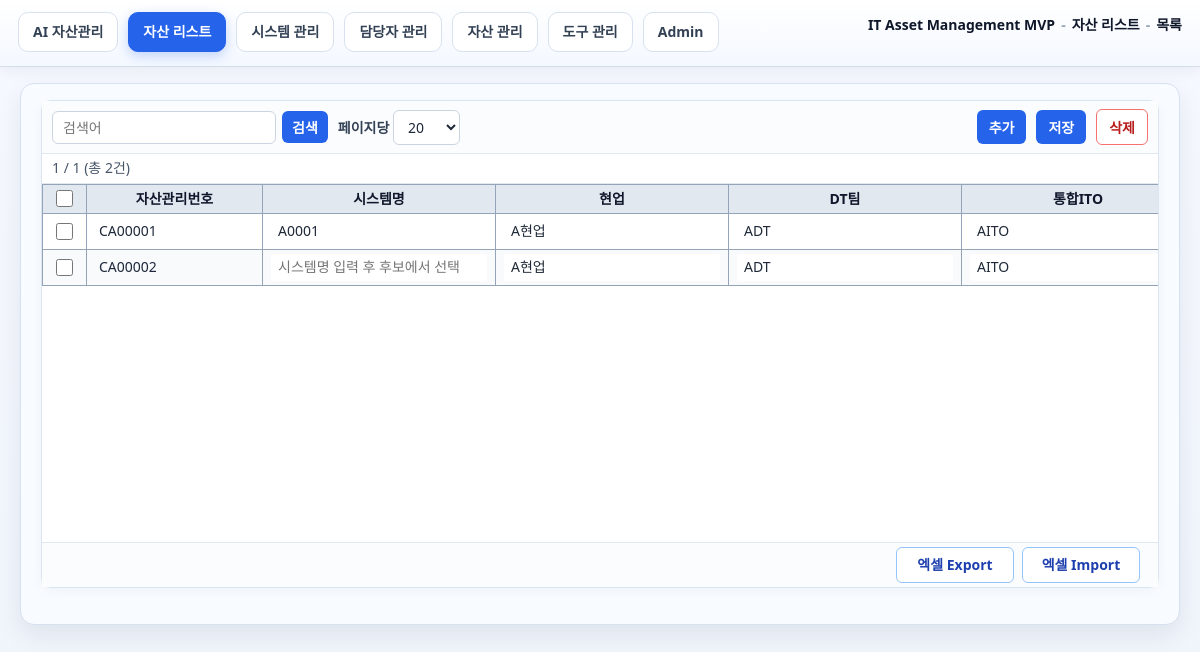
/asset-list, run on the app's committed database.
### app/models/asset_list_item.py (models this page shows)
class AssetListItem(Base, TimestampMixin):
    __tablename__ = "asset_list_items"
    __table_args__ = (UniqueConstraint("asset_management_no", name="uq_asset_list_item_asset_no"),)
    id: Mapped[int] = mapped_column(Integer, primary_key=True)
    asset_management_no: Mapped[str] = mapped_column(String(32), nullable=False, index=True)
    a_id: Mapped[int] = mapped_column(ForeignKey("a.id"), nullable=False, index=True)
    b_hyup_id: Mapped[int | None] = mapped_column(ForeignKey("b.id"), nullable=True, index=True)
    b_dt_id: Mapped[int | None] = mapped_column(ForeignKey("b.id"), nullable=True, index=True)
    b_ito_id: Mapped[int | None] = mapped_column(ForeignKey("b.id"), nullable=True, index=True)
    b_ops_id: Mapped[int | None] = mapped_column(ForeignKey("b.id"), nullable=True, index=True)
    hostname: Mapped[str | None] = mapped_column(String(DEFAULT_TEXT_MAX_LENGTH), nullable=True)
    server_cls: Mapped[str | None] = mapped_column(String(DEFAULT_TEXT_MAX_LENGTH), nullable=True)
    ip: Mapped[str | None] = mapped_column(String(DEFAULT_TEXT_MAX_LENGTH), nullable=True)
    port: Mapped[str | None] = mapped_column(String(DEFAULT_TEXT_MAX_LENGTH), nullable=True)
    server_kind: Mapped[str | None] = mapped_column(String(DEFAULT_TEXT_MAX_LENGTH), nullable=True)
    a_row: Mapped[A] = relationship()
    b_hyup: Mapped[B | None] = relationship(foreign_keys=[b_hyup_id])
    b_dt: Mapped[B | None] = relationship(foreign_keys=[b_dt_id])
    b_ito: Mapped[B | None] = relationship(foreign_keys=[b_ito_id])
    b_ops: Mapped[B | None] = relationship(foreign_keys=[b_ops_id])

### app/models/entities.py (models this page shows)
class TimestampMixin:
    created_at: Mapped[datetime] = mapped_column(DateTime, server_default=func.now())
    updated_at: Mapped[datetime] = mapped_column(DateTime, server_default=func.now(), onupdate=func.now())

class A(Base, TimestampMixin):
    __tablename__ = "a"
    id: Mapped[int] = mapped_column(Integer, primary_key=True)
    a0: Mapped[str | None] = mapped_column("A0", String(DEFAULT_TEXT_MAX_LENGTH), nullable=True)
    a1: Mapped[str | None] = mapped_column("A1", String(DEFAULT_TEXT_MAX_LENGTH), nullable=True)
    a2: Mapped[str | None] = mapped_column("A2", String(DEFAULT_TEXT_MAX_LENGTH), nullable=True)
    a3: Mapped[str | None] = mapped_column("A3", String(DEFAULT_TEXT_MAX_LENGTH), nullable=True)
    a4: Mapped[str | None] = mapped_column("A4", String(DEFAULT_TEXT_MAX_LENGTH), nullable=True)
    a5: Mapped[str | None] = mapped_column("A5", String(DEFAULT_TEXT_MAX_LENGTH), nullable=True)
    a6: Mapped[str | None] = mapped_column("A6", String(DEFAULT_TEXT_MAX_LENGTH), nullable=True)
    a7: Mapped[str | None] = mapped_column("A7", String(DEFAULT_TEXT_MAX_LENGTH), nullable=True)
    a8: Mapped[str | None] = mapped_column("A8", String(DEFAULT_TEXT_MAX_LENGTH), nullable=True)
    a9: Mapped[str | None] = mapped_column("A9", String(DEFAULT_TEXT_MAX_LENGTH), nullable=True)
    a10: Mapped[str | None] = mapped_column("A10", String(DEFAULT_TEXT_MAX_LENGTH), nullable=True)
    a11: Mapped[str | None] = mapped_column("A11", String(DEFAULT_TEXT_MAX_LENGTH), nullable=True)
    a12: Mapped[str | None] = mapped_column("A12", String(DEFAULT_TEXT_MAX_LENGTH), nullable=True)
    a13: Mapped[str | None] = mapped_column("A13", String(DEFAULT_TEXT_MAX_LENGTH), nullable=True)
    a14: Mapped[str | None] = mapped_column("A14", String(DEFAULT_TEXT_MAX_LENGTH), nullable=True)
    a15: Mapped[str | None] = mapped_column("A15", String(DEFAULT_TEXT_MAX_LENGTH), nullable=True)
    a16: Mapped[str | None] = mapped_column("A16", String(DEFAULT_TEXT_MAX_LENGTH), nullable=True)
    a17: Mapped[str | None] = mapped_column("A17", String(DEFAULT_TEXT_MAX_LENGTH), nullable=True)
    a18: Mapped[str | None] = mapped_column("A18", String(DEFAULT_TEXT_MAX_LENGTH), nullable=True)
    a19: Mapped[str | None] = mapped_column("A19", String(DEFAULT_TEXT_MAX_LENGTH), nullable=True)

class B(Base, TimestampMixin):
    __tablename__ = "b"
    id: Mapped[int] = mapped_column(Integer, primary_key=True)
    b0: Mapped[str | None] = mapped_column("B0", String(DEFAULT_TEXT_MAX_LENGTH), nullable=True)
    b1: Mapped[str | None] = mapped_column("B1", String(DEFAULT_TEXT_MAX_LENGTH), nullable=True)
    b2: Mapped[str | None] = mapped_column("B2", String(DEFAULT_TEXT_MAX_LENGTH), nullable=True)
    b3: Mapped[str | None] = mapped_column("B3", String(DEFAULT_TEXT_MAX_LENGTH), nullable=True)
    b4: Mapped[str | None] = mapped_column("B4", String(DEFAULT_TEXT_MAX_LENGTH), nullable=True)
    b5: Mapped[str | None] = mapped_column("B5", String(DEFAULT_TEXT_MAX_LENGTH), nullable=True)
    b6: Mapped[str | None] = mapped_column("B6", String(DEFAULT_TEXT_MAX_LENGTH), nullable=True)
    b7: Mapped[str | None] = mapped_column("B7", String(DEFAULT_TEXT_MAX_LENGTH), nullable=True)
    b8: Mapped[str | None] = mapped_column("B8", String(DEFAULT_TEXT_MAX_LENGTH), nullable=True)
    b9: Mapped[str | None] = mapped_column("B9", String(DEFAULT_TEXT_MAX_LENGTH), nullable=True)
    b10: Mapped[str | None] = mapped_column("B10", String(DEFAULT_TEXT_MAX_LENGTH), nullable=True)
    b11: Mapped[str | None] = mapped_column("B11", String(DEFAULT_TEXT_MAX_LENGTH), nullable=True)
    b12: Mapped[str | None] = mapped_column("B12", String(DEFAULT_TEXT_MAX_LENGTH), nullable=True)
    b13: Mapped[str | None] = mapped_column("B13", String(DEFAULT_TEXT_MAX_LENGTH), nullable=True)
    b14: Mapped[str | None] = mapped_column("B14", String(DEFAULT_TEXT_MAX_LENGTH), nullable=True)
    b15: Mapped[str | None] = mapped_column("B15", String(DEFAULT_TEXT_MAX_LENGTH), nullable=True)
    b16: Mapped[str | None] = mapped_column("B16", String(DEFAULT_TEXT_MAX_LENGTH), nullable=True)
    b17: Mapped[str | None] = mapped_column("B17", String(DEFAULT_TEXT_MAX_LENGTH), nullable=True)
    b18: Mapped[str | None] = mapped_column("B18", String(DEFAULT_TEXT_MAX_LENGTH), nullable=True)
    b19: Mapped[str | None] = mapped_column("B19", String(DEFAULT_TEXT_MAX_LENGTH), nullable=True)

### app/web/routes.py (the view)
@router.get("/asset-list", response_class=HTMLResponse)
def asset_list_page(
    request: Request,
    page: int = 1,
    per_page: int = DEFAULT_LIST_PER_PAGE,
    q: str = "",
    error: str = "",
    db: Session = Depends(get_db),
):
    per_page = _sanitize_per_page(per_page)
    page = max(1, page)
    query = (q or "").strip()
    service = AssetListService(db)
    columns = service.column_specs()
    page_rows, total_rows, page = service.list_page_rows(page, per_page, query)
    total_pages = max(1, (total_rows + per_page - 1) // per_page) if total_rows else 1
    alist_ctx = service.build_page_context()
    editable_rows = [{"display": r} for r in page_rows]
    return templates.TemplateResponse(
        request,
        "asset_list.html",
        {
            "tab": "asset-list",
            "page_title": "자산 리스트",
            "columns": columns,
            "editable_rows": editable_rows,
            "alist_ctx": alist_ctx,
            "query": query,
            "page": page,
            "per_page": per_page,
            "total_rows": total_rows,
            "total_pages": total_pages,
            "error": error,
        },
    )

### app/web/templates/asset_list.html (shortened to what this page needs)
{% extends "base.html" %}
{% block content %}
{% macro asset_id_suggest_combo(rid, suggest_url, role, hidden_field, hidden_value, text_value, placeholder) %}
<div class="asset-suggest-combo" data-suggest-url="{{ suggest_url }}"{% if role %} data-suggest-role="{{ role }}"{% endif %}>
    <input type="text" class="cell-input mapping-flat-input asset-suggest-search" autocomplete="off" placeholder="{{ placeholder }}" value="{% if rid != 'new' %}{{ text_value or '' }}{% endif %}">
</div>
{% endmacro %}
{% macro asset_system_combobox(rid, drow) %}
{{ asset_id_suggest_combo(rid, "/api/asset-list/system-suggest", "", "a_id", drow.get("a_id"), drow.get("map_system_name"), "시스템명 입력 후 후보에서 선택") }}
{% endmacro %}
{% macro asset_b_role_combobox(rid, role, hidden_field, text_value, drow, placeholder="성명 입력 후 후보에서 선택") %}
{{ asset_id_suggest_combo(rid, "/api/asset-list/b-suggest", role, hidden_field, drow.get(hidden_field), text_value, placeholder) }}
{% endmacro %}
{% macro asset_row_columns(rid, drow) %}
{% for col in columns %}
    <td class="{% if col.key == 'asset_management_no' %}col-asset-mgmt-no cell-text{% else %}mapping-flat-td{% endif %}">
        {% if col.key == 'asset_management_no' %}
            {% if rid == 'new' %}<span class="muted">—</span>{% else %}{{ drow.get(col.key) }}{% endif %}
        {% elif col.key == 'map_system_name' %}
            {{ asset_system_combobox(rid, drow) }}
        {% elif col.key == 'map_hyup' %}
            {{ asset_b_role_combobox(rid, 'hyup', 'b_hyup_id', drow.get('map_hyup'), drow, "담당자 관리: 역할이 현업인 성명을 입력·검색 후 선택") }}
        {% elif col.key == 'map_dt' %}
            {{ asset_b_role_combobox(rid, 'dt', 'b_dt_id', drow.get('map_dt'), drow) }}
        {% elif col.key == 'map_ito' %}
            {{ asset_b_role_combobox(rid, 'ito', 'b_ito_id', drow.get('map_ito'), drow) }}
        {% elif col.key == 'map_ops' %}
            {{ asset_b_role_combobox(rid, 'ops', 'b_ops_id', drow.get('map_ops'), drow) }}
        {% elif col.key == 'map_hostname' %}
            {{ asset_hostname_combobox(rid, drow) }}
        {% elif col.key == 'map_server_cls' %}
            {{ asset_text_field(rid, 'server_cls', '서버분류', drow.get('map_server_cls'), alist_ctx.c_suggest_server_cls, 'sc') }}
        {% elif col.key == 'map_ip' %}
            {{ asset_text_field(rid, 'ip', 'IP', drow.get('map_ip'), alist_ctx.c_suggest_ip, 'ip') }}
        {% elif col.key == 'map_port' %}
            {{ asset_text_field(rid, 'port', 'Port', drow.get('map_port'), alist_ctx.c_suggest_port, 'pt') }}
        {% elif col.key == 'map_server_kind' %}
            {{ asset_text_field(rid, 'server_kind', '서버 구분', drow.get('map_server_kind'), alist_ctx.c_suggest_server_kind, 'sk') }}
        {% endif %}
    </td>
{% endfor %}
{% endmacro %}
<section class="card list-card list-card--compact list-card--body-scroll">
    <div class="list-card-sticky-chrome">
        <div class="list-card-header">
            <div class="list-card-header-left">
                <form method="get" action="/asset-list" class="inline-form tight">
                    <input type="text" name="q" value="{{ query }}" placeholder="검색어">
                    <button type="submit">검색</button>
                </form>
                <form method="get" action="/asset-list" class="inline-form tight">
                    <label class="tight-label">페이지당
                        <select name="per_page" onchange="this.form.submit()">
                            <option value="20" {% if per_page == 20 %}selected{% endif %}>20</option>
                        </select>
                    </label>
                </form>
            </div>
            <div class="list-card-header-right">
                <button type="button" id="alist-btn-add" class="toolbar-btn">추가</button>
                <button type="button" id="alist-btn-save" class="toolbar-btn">저장</button>
                <button type="button" id="alist-btn-delete" class="toolbar-btn danger-outline">삭제</button>
            </div>
        </div>
        <div class="pager-bar">
            <span class="pager-info">{{ page }} / {{ total_pages }} (총 {{ total_rows }}건)</span>
        </div>
    </div>
    <div class="table-scroll asset-list-scroll asset-list-suggest-room">
        <table class="grid-table asset-list-grid mapping-list-wide mapping-editable-flat">
            <thead>
                <tr>
                    <th class="col-check"><input type="checkbox" id="alist-check-all" title="전체 선택"></th>
                    {% for col in columns %}
                    <th class="asset-list-th">{{ col.label }}</th>
                    {% endfor %}
                </tr>
            </thead>
            <tbody id="alist-table-body">
                {% for item in editable_rows %}
                {% set drow = item.display %}
                <tr class="alist-row entity-row" data-row-id="{{ drow.id }}">
                    <td class="col-check"><input type="checkbox" class="row-check" value="{{ drow.id }}"></td>
                    {{ asset_row_columns(drow.id, drow) }}
                </tr>
                {% endfor %}
            </tbody>
        </table>
    </div>
    <div class="list-card-footer">
        <div class="list-card-footer-right">
            <a class="button-link secondary excel-action-btn" href="/asset-list/export">엑셀 Export</a>
            <button type="button" class="button-link secondary excel-action-btn" id="alist-import-trigger">엑셀 Import</button>
        </div>
    </div>
</section>
{% endblock %}

### data on the page
AssetListItem: get "CA00001"
A: A0 "A0001"
B: B0 "A현업" "A현업"
B: B0 "ADT" "ADT"
B: B0 "AITO" "AITO"
AssetListItem: get "CA00002"

### other printed values
{{ page_title }} "자산 리스트"
{{ page }} "1"
{{ total_pages }} "1"
{{ total_rows }} "2"
{{ col.label }} "자산관리번호" "시스템명" "현업" "DT팀" "통합ITO"
